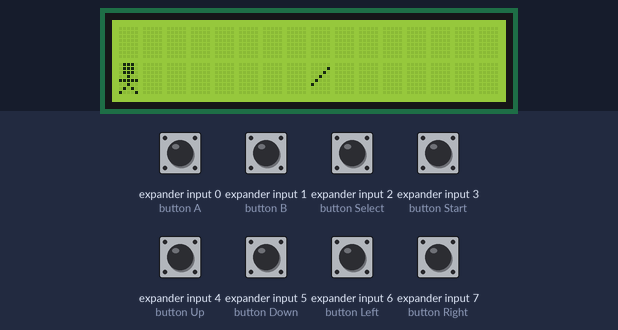
A sketch run on a simulated Arduino Uno, built with avr-gcc and run on an emulated ATmega328P. Parts: 16×2 character LCD. Wiring (inferred from the names in the program): NES/SNES game pad: load pin 3; clock pin 2; serial out pin 4. Inputs (shaded band) come from the test bench; at power-on: expander input 0 (button A), expander input 1 (button B), expander input 2 (button Select), expander input 3 (button Start), expander input 4 (button Up), expander input 5 (button Down), expander input 6 (button Left), expander input 7 (button Right) HIGH.

Above: at 1.2 s.
1.3 s: expander input 0 (button A) driven LOW
3.5 s: expander input 0 (button A) driven HIGH
At 5.6 s:
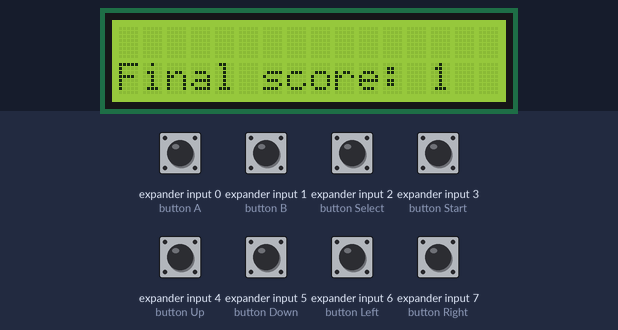
At 8.7 s:
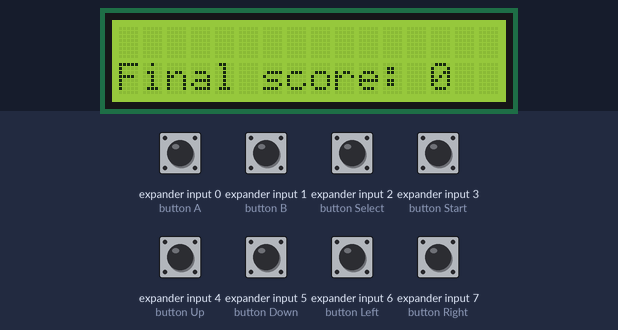

The sketch:

NESCont.ino
```cpp
/*
================================================================================

    File........... NES Controller Test Code
    Purpose........ To demonstrate how to interface to an NES controller
    Author......... Joseph Corleto -> forked by Jesse Robertson
    E-mail......... corleto.joseph @ gmail.com -> jesse@jrobertson.dev
    Started........ 04/13/2016 -> 3/01/2019
    Finished....... 04/14/2016 -> 3/03/2019
    Updated........ --/--/----

================================================================================
   Notes
================================================================================
- The NES controller contains one 8-bit 4021 shift register inside.

- This register takes parallel inputs and converts them into a serial output.

- This code first latches the data and then shifts in the first bit on the data line.
  Then it clocks and shifts in on the data line until all bits are received.

- What is debugged are the button states of the NES controller.

- A logical "1" means the button is not pressed. A logical "0" means the button is
  pressed.

- This code shifts the first bit of data into the LSB.

- The order of shifting for the buttons is shown in the table below:

        Bit# | Button
        --------------
          0  |   A
        --------------
          1  |   B
        --------------
          2  | Select
        --------------
                      3  | Start
        --------------
          4  |   Up
        --------------
          5  |  Down
        --------------
          6  |  Left
        --------------
          7  | Right
        --------------

- The NES controller pinout is shown below (looking into controllers
  connector end):
    __________
   /      |
  /       O 1 | 1 - Ground
        |           | 2 - Clock
  | 7 O   O 2 |   3 - Latch
  |           | 4 - Data Out
  | 6 O   O 3 | 5 - No Connection
  |           |   6 - No Connection
  | 5 O   O 4 |   7 - +5V
  |___________|

- Please visit http://www.allaboutcircuits.com to search for complete article!

================================================================================
  Updates
================================================================================
*/

//===============================================================================
//  Libraries
//===============================================================================
#include <LiquidCrystal.h>
//===============================================================================
//  Constants
//===============================================================================
// Here we have a bunch of constants that will become clearer when we look at the
// readNesController() function. Basically, we will use these contents to clear
// a bit. These are chosen according to the table above.
const int A_BUTTON         = 0;
const int B_BUTTON         = 1;
const int SELECT_BUTTON    = 2;
const int START_BUTTON     = 3;
const int UP_BUTTON        = 4;
const int DOWN_BUTTON      = 5;
const int LEFT_BUTTON      = 6;
const int RIGHT_BUTTON     = 7;

//===============================================================================
//  Variables
//===============================================================================
byte nesRegister  = 0;    // We will use this to hold current button states
const int rs = 1, en = 9, d4 = 8, d5 = 7, d6 = 6, d7 = 5; // pins for LCD
LiquidCrystal lcd(rs, en, d4, d5, d6, d7);

bool isJump = false;
bool gameOver = false;

// Character animation frames
byte character[8] = {
  B01110,
  B01110,
  B01110,
  B00100,
  B11111,
  B00100,
  B01010,
  B10001,
};
//===============================================================================
//  Pin Declarations
//===============================================================================
//Inputs:
int nesData       = 4;    // The data pin for the NES controller

//Outputs:
int nesClock      = 2;    // The clock pin for the NES controller
int nesLatch      = 3;    // The latch pin for the NES controller

//===============================================================================
//  Initialization
//===============================================================================
int lower[16];
void setup()
{

  // Set appropriate pins to inputs
  pinMode(nesData, INPUT);

  // Set appropriate pins to outputs
  pinMode(nesClock, OUTPUT);
  pinMode(nesLatch, OUTPUT);

  // Set initial states
  digitalWrite(nesClock, LOW);
  digitalWrite(nesLatch, LOW);
  // Setup for LCD
  lcd.begin(16,2);
  lcd.createChar(6, character);
  lower[0] = 1;
  for (int i = 1; i <= 15; i++) {
    lower[i] = 0;
  }
}

//===============================================================================
//  Main
//===============================================================================
int loc = 15;
int score = 0;
void loop()
{
  // This function call will return the states of all NES controller's register
  // in a nice 8 bit variable format. Remember to refer to the table and
  // constants above for which button maps where!
  nesRegister = readNesController();

  // scoring the game
  String stringOne = "Final score: ";
  String result = stringOne + score;

  // with every iteration, move the obsatcle forward
  lcd.setCursor(0, 1);
  lcd.print((char)6);
  lcd.setCursor(loc+1, 1);
  lcd.print(" ");
  lcd.setCursor(loc, 1);
  lcd.print("/");
  // is the A button pressed?
  if (bitRead(nesRegister, A_BUTTON) == 0) {
    // if so, move the character from the ground to the air
    lcd.setCursor(0, 1);
    lcd.print(" ");
    lcd.setCursor(0, 0);
    lcd.print((char)6);
    delay(50);
    lcd.setCursor(0, 0);
    lcd.print(" ");
    lcd.setCursor(1, 1);
    lcd.print(" ");
  }

  // detect collision
  if (loc == 0 || loc == 1) {
    if (bitRead(nesRegister, A_BUTTON) == 0) {
      score++;
      String stringOne = "Final score: ";
      String result = stringOne + score;
      loc = 15;
    }
    else {
      lcd.setCursor(0, 1);
      lcd.print(result);
      delay(1000);
      lcd.clear();
      loc = 15;
      score = 0;
    }
  }
  // move the obstacle one section closer to player
  loc--;
  delay(150);
}

//===============================================================================
//  Functions
//===============================================================================
///////////////////////
// readNesController //
///////////////////////
byte readNesController()
{
  // Pre-load a variable with all 1's which assumes all buttons are not
  // pressed. But while we cycle through the bits, if we detect a LOW, which is
  // a 0, we clear that bit. In the end, we find all the buttons states at once.
  int tempData = 255;

  // Quickly pulse the nesLatch pin so that the register grab what it see on
  // its parallel data pins.
  digitalWrite(nesLatch, HIGH);
  digitalWrite(nesLatch, LOW);

  // Upon latching, the first bit is available to look at, which is the state
  // of the A button. We see if it is low, and if it is, we clear out variable's
  // first bit to indicate this is so.
  if (digitalRead(nesData) == LOW)
    bitClear(tempData, A_BUTTON);

  // Clock the next bit which is the B button and determine its state just like
  // we did above.
  digitalWrite(nesClock, HIGH);
  digitalWrite(nesClock, LOW);
  if (digitalRead(nesData) == LOW)
    bitClear(tempData, B_BUTTON);

  // Select button
  digitalWrite(nesClock, HIGH);
  digitalWrite(nesClock, LOW);
  if (digitalRead(nesData) == LOW)
    bitClear(tempData, SELECT_BUTTON);

  // Start button
  digitalWrite(nesClock, HIGH);
  digitalWrite(nesClock, LOW);
  if (digitalRead(nesData) == LOW)
    bitClear(tempData, START_BUTTON);

  // Up button
  digitalWrite(nesClock, HIGH);
  digitalWrite(nesClock, LOW);
  if (digitalRead(nesData) == LOW)
    bitClear(tempData, UP_BUTTON);

  // Down button
  digitalWrite(nesClock, HIGH);
  digitalWrite(nesClock, LOW);
  if (digitalRead(nesData) == LOW)
    bitClear(tempData, DOWN_BUTTON);

  // Left button
  digitalWrite(nesClock, HIGH);
  digitalWrite(nesClock, LOW);
  if (digitalRead(nesData) == LOW)
    bitClear(tempData, LEFT_BUTTON);

  // Right button
  digitalWrite(nesClock, HIGH);
  digitalWrite(nesClock, LOW);
  if (digitalRead(nesData) == LOW)
    bitClear(tempData, RIGHT_BUTTON);

  // After all of this, we now have our variable all bundled up
  // with all of the NES button states.*/
  return tempData;
}

// check the button data to see if the A button was pressed
bool buttonPress(byte data) {
  if (bitRead(data, A_BUTTON) == 0) {
    return true;
  }
  else {
    return false;
  }
}
```

Measured:
- what the display in image 1 shows lasts 1.0 s, from 4.9 s to 5.9 s
